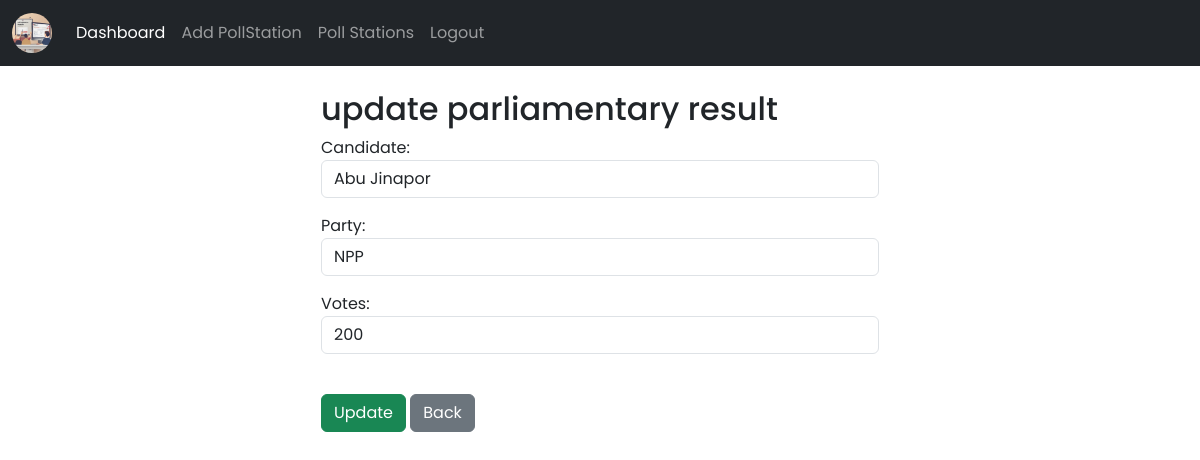
/update_parliamentary_results/11/11 (signed in), run on the app's committed database.
### ps_crm_app/models.py (models this page shows, shortened)
class parlResult(models.Model):
    PARTY = {
        'NDC':'NDC',
        'NPP':'NPP',
        'NEW FORCE': 'NEW FORCE',
        'MOVEMENT FOR CHANGE': 'MOVEMENT FOR CHANGE',
        'INDEPENDENT':'INDEPENDENT',
    }
    poll_station = models.ForeignKey(pollStations,on_delete=models.CASCADE)
    name = models.CharField(max_length=50)
    party = models.CharField(max_length=50, choices=PARTY)
    votes = models.IntegerField()

### ps_crm_app/views.py (the view)
# urls.py: path('update_parliamentary_results/<int:station_id>/<int:parl_id>', views.update_parliamentary, name='updateParl'),
def update_parliamentary(request, station_id, parl_id):
    if request.user.is_authenticated:
        poll_station = pollStations.objects.get(id=station_id)
        current_record = parlResult.objects.get(id=parl_id)
        form = parlResultForm(request.POST or None, instance=current_record)
        if form.is_valid():
            form.save()
            messages.success(request, f'{poll_station} parliamentary results updated successfully'.title())
            return redirect('poll',station_id=poll_station.id)
        else:
            return render(request, 'ps_crm_app/update_parl_results.html',{
                'form':form,
                'poll_station':poll_station,
            })
    else:
        messages.success(request, 'you have to be logged in before you can view this page'.title())
        return redirect('poll',station_id=poll_station.id)

### ps_crm_app/forms.py
class parlResultForm(forms.ModelForm):
    PARTY = {
        'NDC':'NDC',
        'NPP':'NPP',
        'NEW FORCE': 'NEW FORCE',
        'MOVEMENT FOR CHANGE': 'MOVEMENT FOR CHANGE',
        'INDEPENDENT':'INDEPENDENT',
    }
    name = forms.CharField(max_length=50,widget=forms.TextInput(attrs={
        'class': 'form-control',
    }), label="Candidate")
    party = forms.ChoiceField(choices=PARTY,widget=forms.Select(attrs={
        'class': 'form-control',
    }), label="Party")
    votes = forms.IntegerField(required=True,min_value=0,widget=forms.NumberInput(attrs={
        'class':'form-control'
    }), label="Votes")
    class Meta:
        model = parlResult
        fields =  ('name', 'party', 'votes')

### ps_crm_app/templates/ps_crm_app/update_parl_results.html (shortened to what this page needs)
{% extends 'ps_crm_app/base.html' %}
{% block content %}
<div class="col-md-6 offset-md-3">
    <h2>update parliamentary result</h2>
    <form method="POST">
        {{form.as_p}}
        <br>
        <button type="submit" class="btn btn-success">Update</button>
        <a href="{% url 'poll' poll_station.id%}" class="btn btn-secondary btn-md">Back</a>
    </form>
</div>
{% endblock content %}

### ps_crm_app/static/css/styles.css (style rules this page uses)
body { font-family: 'Poppins', sans-serif; }
.btn { font-size: Poppins; }

### data on the page
parlResult: name "Abu Jinapor", party "NPP", votes "200"
